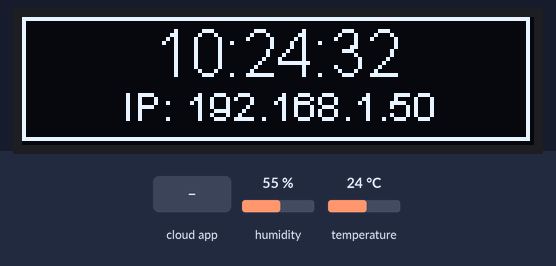
The sketch below on a simulated ESP8266 (NodeMCU). On the bench: 128×32 one-colour display. Inputs (shaded band) come from the test bench; at power-on: humidity 55 %, temperature 24 °C. WiFi joins after 1.5 s; servers stay silent unless stated; network time is answered at once with the bench clock; the local clock reads 2024-03-15 10:24:30 at power-on unless the sketch sets it; what the sketch prints to the serial monitor is not drawn.

Above: at 2.7 s.
2.8 s: the phone or cloud app sets 0 to 0
At 4.9 s:
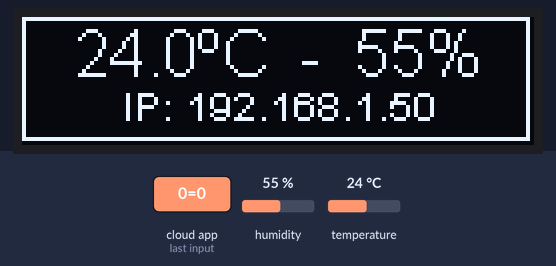
5.2 s: humidity set to 22 %
At 6.9 s:
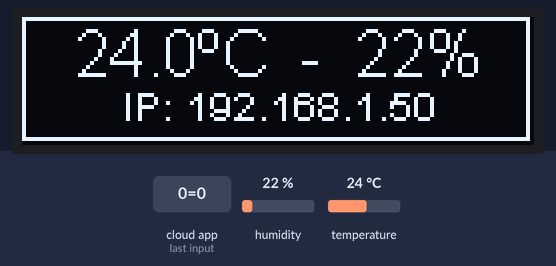
7.4 s: temperature set to 12 °C
At 8.9 s:
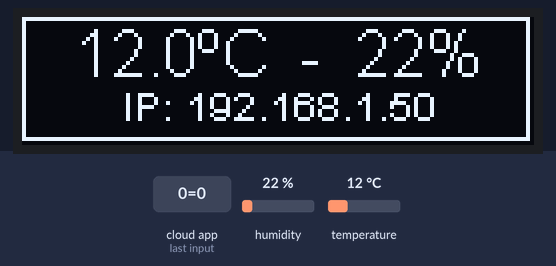
9.5 s: the phone or cloud app sets 0 to 1
At 10.9 s:
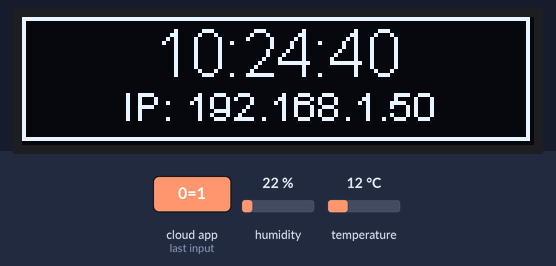
12.8 s: the phone or cloud app sets 0 to 2
At 14.5 s:
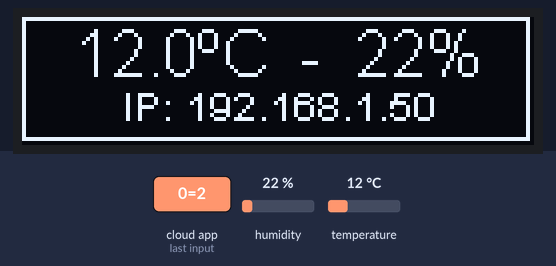
15.0 s: humidity set to 40 %
At 16.5 s:
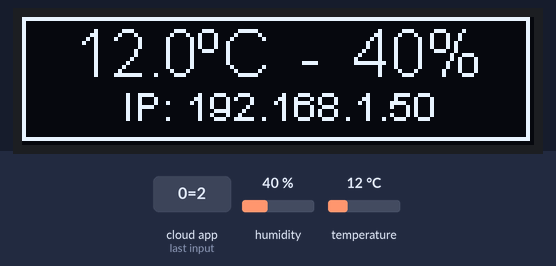
Timing chart, 0 to 18.0 s (numbered marks = the images above; inputs shaded):
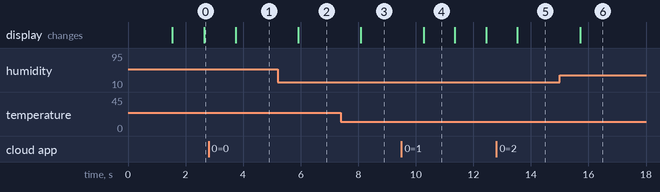

The sketch:

Atividade_Cayenne_MQTT.ino
```cpp
#include <CayenneMQTTESP8266.h>
#include <ESP8266WiFi.h>
#include <WiFiUdp.h>
#include <NTPClient.h>
#include <SSD1306Wire.h>
#include <AM2320.h>

#define PIN_BOTAO1    0
#define SDA_PIN       4
#define SCL_PIN       5
#define ENDERECO_OLED 0x3C
#define TAMANHO       GEOMETRY_128_32
#define TIME_ZONE    -3

// WiFi network info.
const char* ssid = "Carlos";
const char* senha = "Heineken1986";

// Cayenne authentication info. This should be obtained from the Cayenne Dashboard.
char username[] = "14518ff0-ffd4-11e9-a4a3-7d841ff78abf";
char password[] = "9896b03d434331e41c7baa1158e595f8b8c97e7a";
char clientID[] = "92c39240-0022-11ea-84bb-8f71124cfdfb";

// Configuracao do botao de controle da informacao do display
int statusBotao;
int statusBotaoAnterior = LOW;
int leituraBotao;
unsigned long debounceAnterior = 0;

unsigned long contador;       // the debounce time; increase if the output flickers
unsigned long intervalo = 10; // Tempo em ms do intervalo a ser executado
float temperatura;
float umidade;

WiFiUDP ntpUDP; // Cliente UDP para o NTP
NTPClient horaCliente(ntpUDP, "pool.ntp.org", TIME_ZONE * 3600, 60000); // Configuracao do Cliente NTP
SSD1306Wire display(ENDERECO_OLED, SDA_PIN, SCL_PIN, TAMANHO); // SDA, SCL -> Configuracao do display SSD1306
AM2320 sensor; // Create an instance of sensor

void setup() {
  pinMode(PIN_BOTAO1, INPUT_PULLUP);

  // Conexao to Wi-Fi
  display.init();
  display.setTextAlignment(TEXT_ALIGN_CENTER_BOTH);
  display.setFont(ArialMT_Plain_24);
  display.drawString(display.getWidth() / 2, display.getHeight() / 2, "Conectando");
  display.display();

  Serial.begin(115200);
  Serial.print("Conectando ");
  Serial.println(ssid);
  WiFi.begin(ssid, senha);
  while (WiFi.status() != WL_CONNECTED) {
    delay(500);
    Serial.print(".");
  }
  // Mostra IP do servidor
  Serial.println("");
  Serial.println("WiFi conectado.");
  Serial.print("Endereço IP: ");
  Serial.println(WiFi.localIP());
  Serial.println("Use este endereço para conectar ao ESP8266");
  Serial.println();

  // Mostra o IP da conexao no display OLED
  display.clear();
  display.setFont(ArialMT_Plain_10);
  display.drawString(display.getWidth() / 2, display.getHeight() / 2, "IP: " + WiFi.localIP().toString());
  display.display();

  horaCliente.begin();
  sensor.begin(SDA_PIN, SCL_PIN);
  contador = millis();

  Cayenne.begin(username, password, clientID);
}

void loop() {
  String infoDisplay;
  char strDisplay[30];

  debounce(PIN_BOTAO1);

  if (millis() - contador > intervalo) {
    horaCliente.update(); // Atualiza a hora no sistema utilizando o servidor NTP
    if (sensor.measure()) {
      temperatura = sensor.getTemperature();
      umidade = sensor.getHumidity();
      sprintf(strDisplay, "%.1fºC  -  %.0f%%", temperatura, umidade);
    } else {
      int erroSensor = sensor.getErrorCode();
      switch (erroSensor) {
        case 1:
          infoDisplay = "Sensor não conectado";
          break;
        case 2:
          infoDisplay = "Dado sensor inválido";
          break;
      }
    }
    if (leituraBotao == HIGH) {
      infoDisplay = horaCliente.getFormattedTime();
    } else {
      infoDisplay = strDisplay;
    }
  }
  Serial.println(infoDisplay); // Imprime informacao formatada na serial
  // Mostra informacao atualizada da hora no display OLED
  display.clear();
  display.drawRect(0, 0, display.getWidth() - 1, display.getHeight() - 1);
  display.setTextAlignment(TEXT_ALIGN_CENTER);
  display.setFont(ArialMT_Plain_16);
  display.drawString(display.getWidth() / 2, display.getHeight() / 2 - 16, infoDisplay);
  display.setFont(ArialMT_Plain_10);
  display.drawString(display.getWidth() / 2, display.getHeight() / 2 + (TAMANHO == GEOMETRY_128_64 ? 5 : 0), "IP: " + WiFi.localIP().toString());
  display.display();

  contador = millis();

  Cayenne.loop();
}

void debounce(int b) {
  int leitura = digitalRead(b);
  if (leitura != statusBotaoAnterior) {
    debounceAnterior = millis();
  }
  if ((millis() - debounceAnterior) > 50) {
    if (leitura != statusBotao) {
      statusBotao = leitura;
      if (statusBotao == HIGH) {
        leituraBotao = !leituraBotao;
      }
    }
  }
  statusBotaoAnterior = leitura;
}

CAYENNE_OUT_DEFAULT()
{
  Cayenne.virtualWrite(1, temperatura, "Temperatura", "C");
  Cayenne.virtualWrite(2, umidade, "Umidade", "%");
}

CAYENNE_IN(PIN_BOTAO1) {
  leituraBotao = !leituraBotao;
}
```

Measured:
- after the input at 2.8 s, the display: changes after 0.94 s (image 1)
- after the input at 5.2 s, the display: changes after 0.72 s (image 2)
- after the input at 7.4 s, the display: changes after 0.69 s (image 3)
- after the input at 9.5 s, the display: changes after 0.77 s (image 4)
- after the input at 12.8 s, the display: changes after 0.73 s (image 5)
- after the input at 15.0 s, the display: changes after 0.71 s (image 6)
- what the display in image 4 shows lasts 1.1 s, from 10.3 s to 11.4 s
